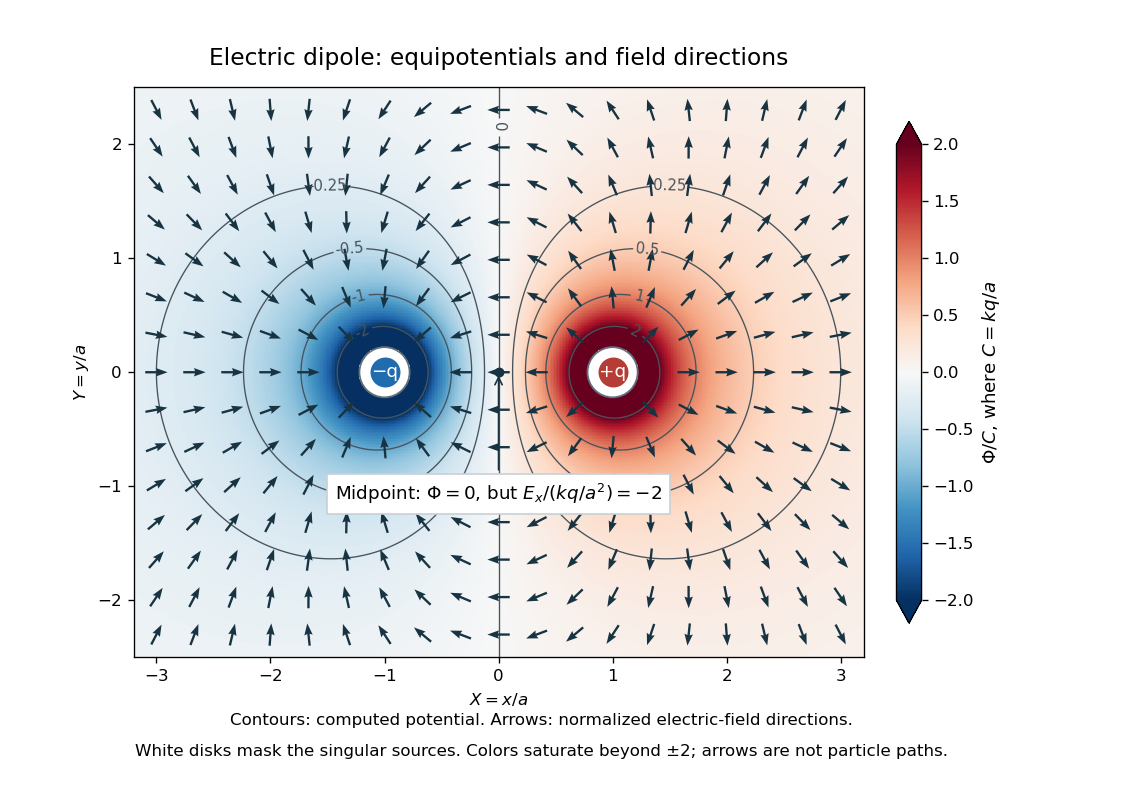

The Python source for this figure:
"""Compute dipole equipotentials and electric-field directions, without paths.

Tested with Python 3.14, NumPy 2.3.5 and Matplotlib 3.10.7.
Dimensionless sources are +1 at (1, 0), -1 at (-1, 0).
The output is an opaque white PNG in the current working directory.
"""

from pathlib import Path

import matplotlib

matplotlib.use("Agg")
import matplotlib.pyplot as plt
from matplotlib.colors import TwoSlopeNorm
from matplotlib.patches import Circle
import numpy as np


def potential_and_field(x, y, mask_radius=0.22):
    """Return Phi/(kq/a) and E/(kq/a**2), masking source neighborhoods."""
    x, y = np.broadcast_arrays(np.asarray(x, dtype=float), np.asarray(y, dtype=float))
    plus_distance = np.hypot(x - 1, y)
    minus_distance = np.hypot(x + 1, y)
    mask = (plus_distance <= mask_radius) | (minus_distance <= mask_radius)
    # Replace excluded distances before dividing, so even an exact source
    # sample cannot generate infinities or floating-point warnings.
    rp = np.where(mask, 1.0, plus_distance)
    rm = np.where(mask, 1.0, minus_distance)
    potential = 1 / rp - 1 / rm
    ex = (x - 1) / rp**3 - (x + 1) / rm**3
    ey = y / rp**3 - y / rm**3
    return tuple(np.ma.array(value, mask=mask) for value in (potential, ex, ey))


def main():
    phi, ex, ey = potential_and_field([0, 2], [0, 0])
    np.testing.assert_allclose(phi, [0.0, 2.0 / 3.0])
    np.testing.assert_allclose(ex, [-2.0, 8.0 / 9.0])
    np.testing.assert_allclose(ey, [0.0, 0.0])
    grid_x, grid_y = np.meshgrid(np.linspace(-3.2, 3.2, 481), np.linspace(-2.5, 2.5, 381))
    phi, _, _ = potential_and_field(grid_x, grid_y)
    fig, ax = plt.subplots(figsize=(9.4, 6.6), dpi=120)
    norm = TwoSlopeNorm(vmin=-2.0, vcenter=0.0, vmax=2.0)
    color = ax.pcolormesh(grid_x, grid_y, phi, cmap="RdBu_r", norm=norm,
                          shading="auto", rasterized=True)
    levels = [-2, -1, -0.5, -0.25, 0, 0.25, 0.5, 1, 2]
    contours = ax.contour(grid_x, grid_y, phi, levels=levels,
                          colors="#48545b", linewidths=0.8,
                          linestyles="solid", corner_mask=False)
    # Place contour values deliberately in the upper half, leaving the
    # midpoint annotation and source symbols clear.
    labels = [(-1.2, 0.36), (-1.22, 0.62), (-1.30, 1.03), (-1.5, 1.65),
              (0, 2.15), (1.5, 1.65), (1.30, 1.03), (1.22, 0.62), (1.2, 0.36)]
    ax.clabel(contours, levels, manual=labels, inline=True, fmt="%g", fontsize=9)
    arrow_x, arrow_y = np.meshgrid(np.linspace(-3, 3, 19), np.linspace(-2.3, 2.3, 15))
    _, ex, ey = potential_and_field(arrow_x, arrow_y, mask_radius=0.38)
    magnitude = np.ma.sqrt(ex**2 + ey**2)
    ax.quiver(arrow_x, arrow_y, ex / magnitude, ey / magnitude,
              angles="xy", scale_units="xy", scale=5.1, pivot="mid",
              color="#183342", width=0.0032, headwidth=3.6, zorder=3)
    for x, label, charge_color in [(-1, "−q", "#216baf"), (1, "+q", "#b53d35")]:
        ax.add_patch(Circle((x, 0), 0.22, facecolor="white", edgecolor="#63717b", lw=1.1, zorder=4))
        ax.scatter([x], [0], s=360, color=charge_color, edgecolor="white", zorder=5)
        ax.text(x, 0, label, color="white", ha="center", va="center", fontsize=11, zorder=6)
    ax.scatter([0], [0], color="#183342", s=24, zorder=5)
    ax.annotate(r"Midpoint: $\Phi=0$, but $E_x/(kq/a^2)=-2$",
                xy=(0, 0), xytext=(0, -1.12), ha="center", fontsize=11,
                bbox={"facecolor": "white", "edgecolor": "#c7d1d7", "pad": 5},
                arrowprops={"arrowstyle": "->", "color": "#183342"}, zorder=7)
    ax.set(xlim=(-3.2, 3.2), ylim=(-2.5, 2.5), xlabel=r"$X=x/a$", ylabel=r"$Y=y/a$")
    ax.set_aspect("equal")
    ax.set_title("Electric dipole: equipotentials and field directions", fontsize=14, pad=13)
    bar = fig.colorbar(color, ax=ax, shrink=0.88, pad=0.035, extend="both")
    bar.set_label(r"$\Phi/C$, where $C=kq/a$", fontsize=11)
    fig.text(0.48, 0.085, "Contours: computed potential. Arrows: normalized electric-field directions.",
             ha="center", fontsize=10)
    fig.text(0.48, 0.045, "White disks mask the singular sources. Colors saturate beyond ±2; arrows are not particle paths.",
             ha="center", fontsize=10)
    fig.subplots_adjust(left=0.085, right=0.92, bottom=0.17, top=0.89)
    fig.savefig(Path.cwd() / Path(__file__).with_suffix(".png").name,
                facecolor="white", transparent=False)
    plt.close(fig)


if __name__ == "__main__":
    main()
